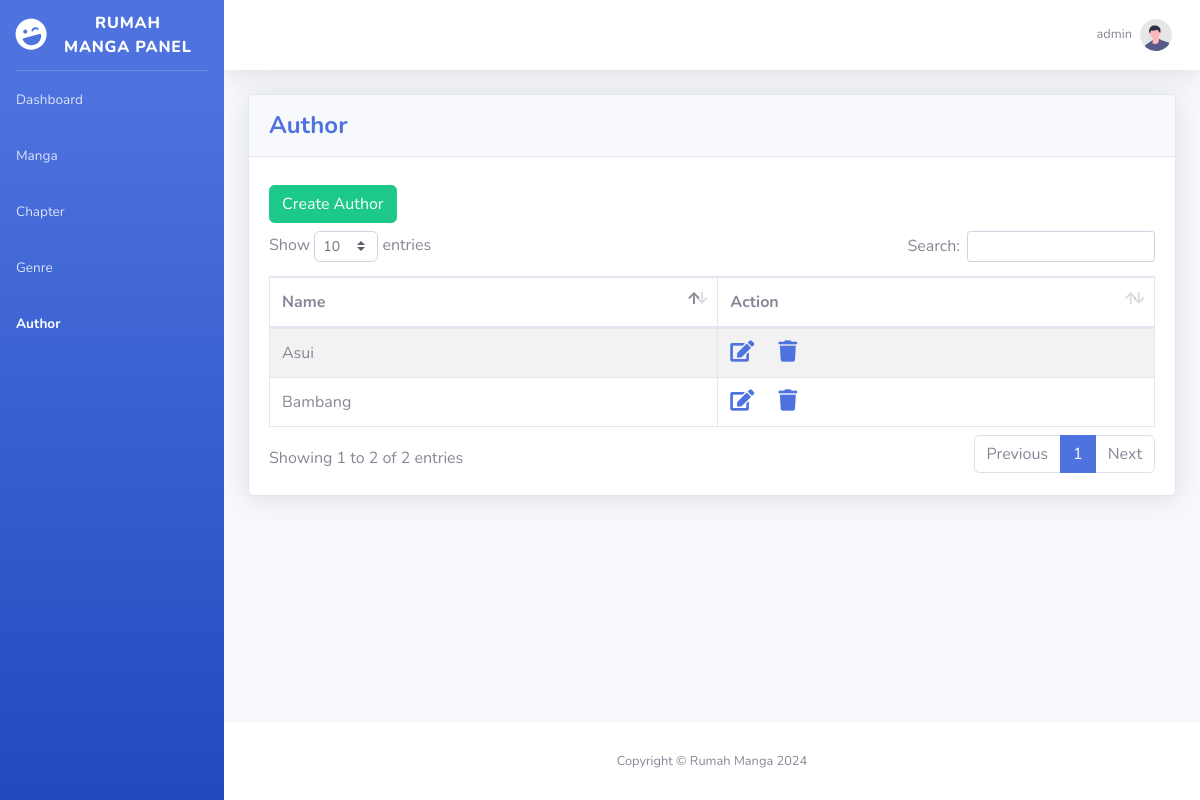
Page /author.php (signed in) on the earlier database version.
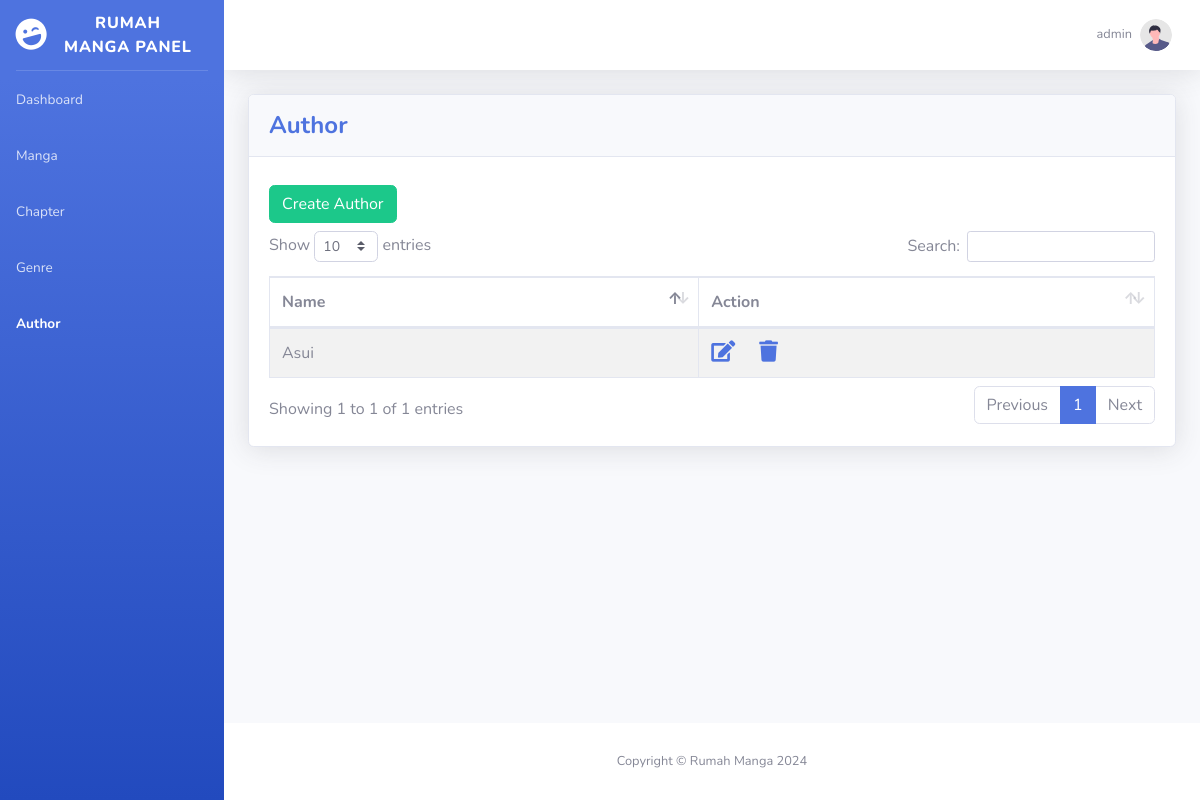
Same page on the later database version.
### tables this page shows
CREATE TABLE "authors" (
	"id"	INTEGER NOT NULL,
	"secure_id"	TEXT NOT NULL,
	"name"	TEXT NOT NULL,
	PRIMARY KEY("id" AUTOINCREMENT)
);

### layout/nav_links.php (called while the page is built)
<?php
$nav_links = [
    ['url' => 'index.php', 'text' => 'Dashboard'],
    ['url' => 'manga.php', 'text' => 'Manga'],
    ['url'=> 'chapter.php', 'text' => 'Chapter'],
    ['url'=> 'genre.php', 'text' => 'Genre'],
    ['url'=> 'author.php', 'text' => 'Author'],
];
?>

### api/get_author.php (called while the page is built, shortened)
<?php
include('config/db.php');
if ($_SERVER["REQUEST_METHOD"] == "GET") {
    try{
        $sql = 'SELECT * FROM authors';
        $stmt = $db->query($sql);
        $authors = $stmt->fetchAll();
    } catch(PDOException $e){
        echo "Connection failed: " . $e->getMessage();
    }
}
?>

### author.php (the view, shortened to what this page needs)
<?php
include('layout/header.php');
require 'api/get_author.php'
?>
<body id="page-top">
    <?php
     include 'layout/sidebar.php';
    ?>
    <div id="content-wrapper" class="d-flex flex-column">
    <div id="content">
        <?php include 'layout/top_bar.php'?>
        <div class="container-fluid">
            <div class="card shadow mb-4">
                <div class="card-header py-3">
                    <h4 class="m-0 font-weight-bold text-primary">Author</h4>
                </div>
                <div class="card-body">
                    <a type="button" class="btn btn-success my-2" href="upsert_author.php">Create Author</a>
                    <div class="table-responsive">
                        <table class="table table-bordered table-striped" id="dataTable" width="100%" cellspacing="0">
                            <thead>
                                <tr>
                                    <th>Name</th>
                                    <th>Action</th>
                                </tr>
                            </thead>
                            <tbody>
                                <?php foreach($authors as $author): ?>
                                    <tr>
                                        <td><?php echo htmlspecialchars($author['name']);?></td>
                                        <td>
                                            <?php echo '<a href="upsert_author.php?q='.htmlspecialchars($author['secure_id']).'"><i class="fas fa-lg fa-edit"></i></a>';?>
                                            <?php echo '<a href="#" class="delete-btn" data-secure-id="'.$author['secure_id'].'"><i class="fas fa-lg fa-trash"></i></a>';?>
                                        </td>
                                    </tr>
                                <?php endforeach; ?>
                            </tbody>
                        </table>
                    </div>
                </div>
            </div>
        </div>
    </div>
    <?php include 'layout/footer.php'?>
    </div>
    </div>
</body>
</html>

### layout/sidebar.php
<?php
    include 'nav_links.php';
    $current_page = basename($_SERVER['PHP_SELF']);
?>
<div id="wrapper">
    <ul class="navbar-nav bg-gradient-primary sidebar sidebar-dark accordion" id="accordionSidebar">
        <a class="sidebar-brand d-flex align-items-center justify-content-center" href="index.php">
            <div class="sidebar-brand-icon rotate-n-15">
                <i class="fas fa-laugh-wink"></i>
            </div>
            <div class="sidebar-brand-text mx-3">Rumah Manga Panel</div>
        </a>
        <hr class="sidebar-divider my-0">
        <?php foreach ($nav_links as $link): ?>
            <li class="nav-item <?php echo ($current_page == $link['url']) ? 'active' : ''; ?>">
                <a class="nav-link" href="<?php echo $link['url']; ?>" >
                    <span><?php echo $link['text']; ?></span>
                </a>
            </li>
        <?php endforeach; ?>
    </ul>

Differences in the rows shown:
removed authors: name "Bambang"
Other differences:
text written by a page script: "Show entries Search: Showing 1 to 2 of 2 entries Previous 1 Next" → "Show entries Search: Showing 1 to 1 of 1 entries Previous 1 Next"
